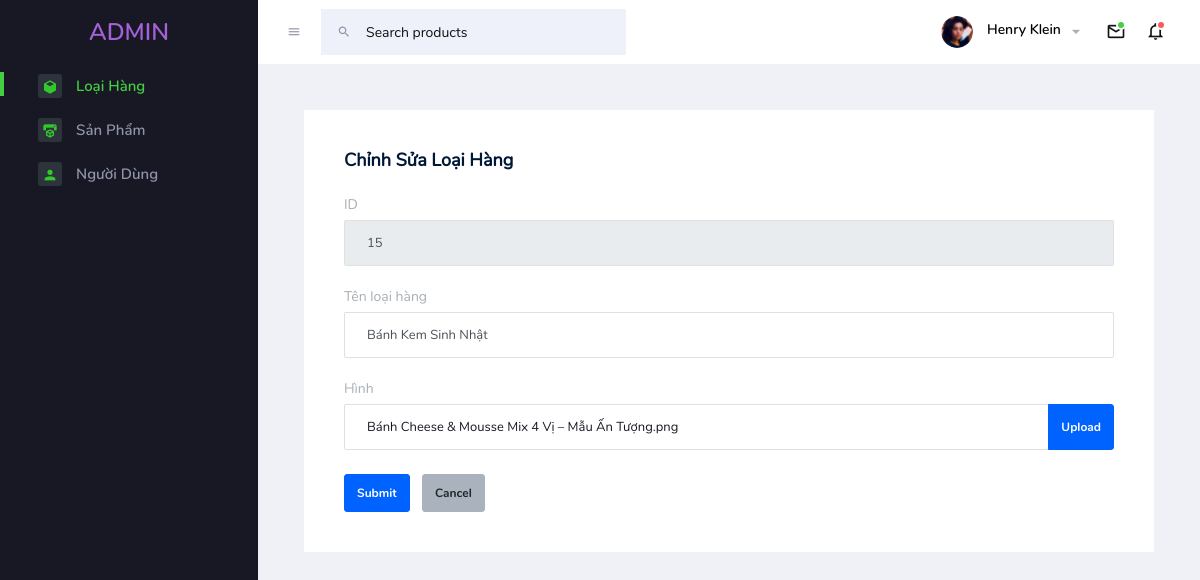
/admin/index.php?tab=1&act=editLHForm&id=15, run on the app's committed database.
### tables this page shows
CREATE TABLE `loaihang` (
  `id` int(11) NOT NULL,
  `hinh` varchar(255) DEFAULT NULL,
  `tenLoaiHang` varchar(255) NOT NULL
);

### models/pdo.php (called while the page is built, shortened)
<?php
    function pdo_get_connection(){
        $servername = "localhost";
        $username = "root";
        $password = "";
        try {
        $conn = new PDO("mysql:host=$servername;dbname=duan1", $username, $password);
        $conn->setAttribute(PDO::ATTR_ERRMODE, PDO::ERRMODE_EXCEPTION);
        return $conn;
        } catch(PDOException $e) {
        echo "Lỗi kết nối: " . $e->getMessage();
        }
    }
    function pdo_query_one($sql){
        $sql_args = array_slice(func_get_args(), 1);
        try{
            $conn = pdo_get_connection();
            $stmt = $conn->prepare($sql);
            $stmt->execute($sql_args);
            $row = $stmt->fetch(PDO::FETCH_ASSOC);
            return $row;
        }
        catch(PDOException $e){
            throw $e;
        }
        finally{
            unset($conn);
        }
    }
?>

### models/loaiHang.php (called while the page is built, shortened)
<?php
function loaiHang_loadOne($id)
{
    $sql = "select * from loaihang where id=" . $id;
    $lh = pdo_query_one($sql);
    return $lh;
}
?>

### admin/loaiHang/edit.php (the view, shortened to what this page needs)
<div class="main-panel">
    <div class="content-wrapper">
        <div class="row">
            <div class="col-12 grid-margin stretch-card">
                <div class="card">
                    <div class="card-body">
                        <h4 class="card-title">Chỉnh sửa loại hàng</h4>
                        <?php
                            if (isset($_GET["id"])) {
                                $idLH = $_GET["id"];
                                $currentLH = loaiHang_loadOne($idLH);
                            }
                        ?>
                        <form class="forms-sample" action="index.php?tab=1&act=editLH" method="post" enctype='multipart/form-data'>
                            <div class="form-group">
                                <label>ID</label>
                                <input type="text" class="form-control" placeholder="ID" disabled
                                    value="<?php echo $currentLH["id"]; ?>"
                                >
                            </div>
                            <div class="form-group">
                                <label>Tên loại hàng</label>
                                <input type="text" class="form-control" name="tenLH" placeholder="Tên loại hàng"
                                    value="<?php echo $currentLH["tenLoaiHang"]; ?>"
                                >
                            </div>
                            <div class="form-group">
                                <label>Hình</label>
                                <div class="input-group col-xs-12">
                                    <input type="text" class="form-control file-upload-info" disabled
                                        placeholder="<?php if (isset($currentLH["hinh"]) && $currentLH["hinh"] != "") echo $currentLH["hinh"]; else echo "Upload image"; ?>">
                                    <span class="input-group-append">
                                        <button class="file-upload-browse btn btn-primary" type="button">Upload</button>
                                    </span>
                                </div>
                            </div>
                            <input type="submit" class="btn btn-primary mr-2" name="editLH" value="Submit"></button>
                            <a href="index.php?tab=1?act=listLH" class="btn btn-light">Cancel</a>
                        </form>
                    </div>
                </div>
            </div>
        </div>
    </div>
</div>

### data on the page
loaihang: id "15", tenLH "Bánh Kem Sinh Nhật", hinh "Bánh Cheese & Mousse Mix 4 Vị – Mẫu Ấn Tượng.png"

### other printed values
$menu->displayName "Loại Hàng"
$menu->displayName "Sản Phẩm"
$menu->displayName "Người Dùng"
